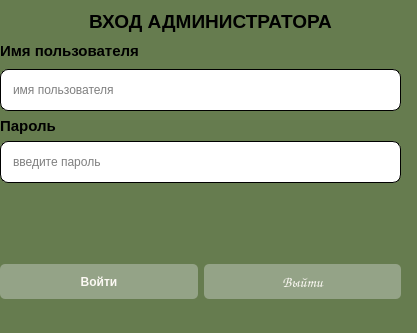
<?xml version="1.0" encoding="UTF-8"?>
<ui version="4.0">
 <class>adminLogin</class>
 <widget class="QDialog" name="adminLogin">
  <property name="geometry">
   <rect>
    <x>0</x>
    <y>0</y>
    <width>417</width>
    <height>333</height>
   </rect>
  </property>
  <property name="windowTitle">
   <string>Admin Login</string>
  </property>
  <property name="windowIcon">
   <iconset resource="pictures.qrc">
    <normaloff>:/pics/login.png</normaloff>:/pics/login.png</iconset>
  </property>
  <property name="styleSheet">
   <string notr="true">QDialog#adminLogin {
	background-color:  rgb(120, 98, 98);
}</string>
  </property>
  <widget class="QGroupBox" name="groupBox">
   <property name="geometry">
    <rect>
     <x>-10</x>
     <y>-13</y>
     <width>431</width>
     <height>351</height>
    </rect>
   </property>
   <property name="styleSheet">
    <string notr="true">QGroupBox#groupBox {
	border: 1px solid #fcf9f4;
	border-radius: 10px;
	background-color:  rgb(102, 124, 79);
}</string>
   </property>
   <property name="title">
    <string/>
   </property>
   <widget class="QWidget" name="verticalLayoutWidget">
    <property name="geometry">
     <rect>
      <x>10</x>
      <y>52</y>
      <width>401</width>
      <height>144</height>
     </rect>
    </property>
    <layout class="QVBoxLayout" name="verticalLayout">
     <item>
      <layout class="QVBoxLayout" name="verticalLayout1">
       <item>
        <widget class="QLabel" name="label1">
         <property name="font">
          <font>
           <pointsize>11</pointsize>
           <weight>75</weight>
           <bold>true</bold>
          </font>
         </property>
         <property name="text">
          <string>Имя пользователя</string>
         </property>
        </widget>
       </item>
       <item>
        <widget class="QLineEdit" name="usernameEdit">
         <property name="enabled">
          <bool>true</bool>
         </property>
         <property name="styleSheet">
          <string notr="true">QLineEdit#usernameEdit {
	color: #000000;
	height: 40px;
	padding-left: 10px;
	font: 14pt &quot;Comic Sans MS&quot;;
	border-radius: 8px;
	border: 1px solid black;
}</string>
         </property>
         <property name="maxLength">
          <number>40</number>
         </property>
         <property name="placeholderText">
          <string>имя пользователя</string>
         </property>
        </widget>
       </item>
       <item>
        <layout class="QVBoxLayout" name="verticalLayout2">
         <item>
          <widget class="QLabel" name="label2">
           <property name="font">
            <font>
             <pointsize>11</pointsize>
             <weight>75</weight>
             <bold>true</bold>
            </font>
           </property>
           <property name="text">
            <string>Пароль</string>
           </property>
          </widget>
         </item>
         <item>
          <widget class="QLineEdit" name="passwordEdit">
           <property name="styleSheet">
            <string notr="true">QLineEdit#passwordEdit {
	color: #000000;
	height: 40px;
	padding-left: 10px;
	font: 14pt &quot;Comic Sans MS&quot;;
	border-radius: 8px;
	border: 1px solid black;
}</string>
           </property>
           <property name="maxLength">
            <number>40</number>
           </property>
           <property name="echoMode">
            <enum>QLineEdit::Password</enum>
           </property>
           <property name="placeholderText">
            <string>введите пароль</string>
           </property>
          </widget>
         </item>
        </layout>
       </item>
      </layout>
     </item>
    </layout>
   </widget>
   <widget class="QLabel" name="label3">
    <property name="geometry">
     <rect>
      <x>10</x>
      <y>23</y>
      <width>421</width>
      <height>23</height>
     </rect>
    </property>
    <property name="font">
     <font>
      <pointsize>14</pointsize>
      <weight>75</weight>
      <bold>true</bold>
     </font>
    </property>
    <property name="text">
     <string>ВХОД АДМИНИСТРАТОРА</string>
    </property>
    <property name="textFormat">
     <enum>Qt::AutoText</enum>
    </property>
    <property name="alignment">
     <set>Qt::AlignCenter</set>
    </property>
   </widget>
   <widget class="QWidget" name="horizontalLayoutWidget">
    <property name="geometry">
     <rect>
      <x>10</x>
      <y>264</y>
      <width>401</width>
      <height>61</height>
     </rect>
    </property>
    <layout class="QHBoxLayout" name="horizontalLayout">
     <item>
      <widget class="QPushButton" name="loginButton">
       <property name="styleSheet">
        <string notr="true">QPushButton#loginButton {
	border: none;
	border-radius: 5px;
	height: 35px;
	color: #fcf9f4;
	background-color: rgba(148, 163, 135);
	font: 11pt &quot;MS Shell Dlg 2&quot;;
	font-weight: bold;
}
QPushButton#loginButton:hover {
	background-color: rgba(170, 181, 160);
	font: 13pt &quot;MS Shell Dlg 2&quot;;
	font-weight: bold;
}</string>
       </property>
       <property name="text">
        <string>Войти</string>
       </property>
      </widget>
     </item>
     <item>
      <widget class="QPushButton" name="exitButton">
       <property name="font">
        <font>
         <family>Comic Sans MS</family>
         <pointsize>11</pointsize>
         <weight>75</weight>
         <italic>false</italic>
         <bold>true</bold>
        </font>
       </property>
       <property name="styleSheet">
        <string notr="true">QPushButton#exitButton {
	border: none;
	border-radius: 5px;
	height: 35px;
	color: #fcf9f4;
	background-color: rgba(148, 163, 135);
	font: 11pt &quot;Comic Sans MS&quot;;
	font-weight: bold;
}
QPushButton#exitButton:hover {
	background-color:  rgba(170, 181, 160);
	font: 13pt &quot;Comic Sans MS&quot;;
	font-weight: bold;
}</string>
       </property>
       <property name="text">
        <string>Выйти</string>
       </property>
      </widget>
     </item>
    </layout>
   </widget>
  </widget>
 </widget>
 <resources>
  <include location="pictures.qrc"/>
 </resources>
 <connections/>
</ui>
